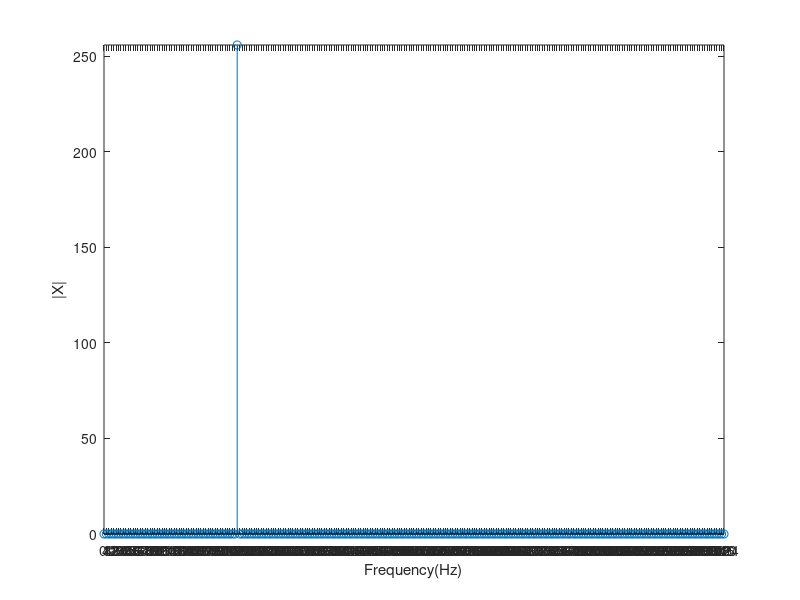

Source code (MATLAB):
f = 220;  
fs = 2048;
N = 512;
dt = 1/fs;
T = (0 : N-1) * dt;

x = sin(2 * pi *f * T);

FFT = fft(x);

freq_range = [0 : fs / N : fs/2];

stem(freq_range, abs(FFT(1: length(freq_range))));

axis tight;
xlabel('Frequency(Hz)')
ylabel('|X|')
set(gca, 'xtick', freq_range); %设置x轴步长